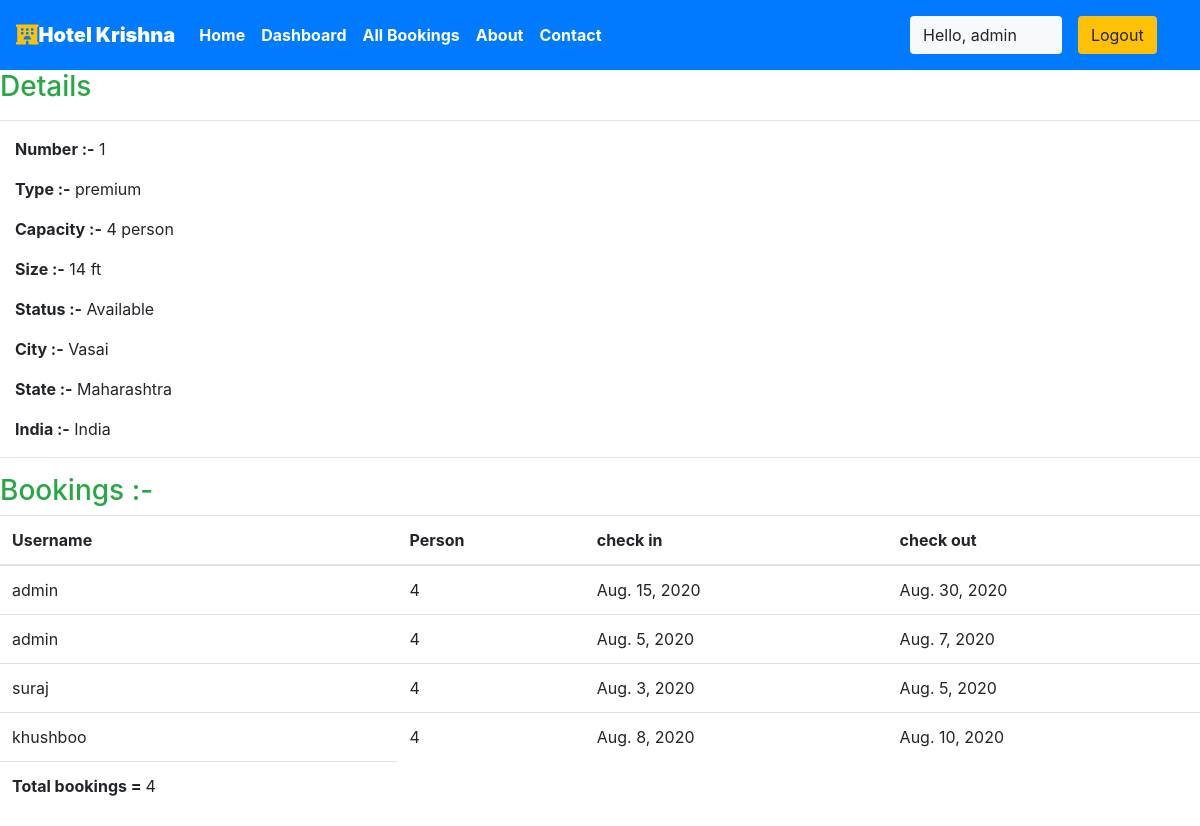
The app's page /staff/panel/view-room?roomid=1 (signed in) with its own data.
### krishna/models.py (models this page shows, shortened)
class Rooms(models.Model):
    ROOM_STATUS = (
    ("1", "available"),
    ("2", "not available"),
    )
    ROOM_TYPE = (
    ("1", "premium"),
    ("2", "deluxe"),
    ("3","basic"),
    )
    room_type = models.CharField(max_length=50,choices = ROOM_TYPE)
    capacity = models.IntegerField()
    price = models.IntegerField()
    size = models.IntegerField()
    hotel = models.ForeignKey(Hotels, on_delete = models.CASCADE)
    status = models.CharField(choices =ROOM_STATUS,max_length = 15)
    roomnumber = models.IntegerField()

class Hotels(models.Model):
    name = models.CharField(max_length=30,default="krishna")
    owner = models.CharField(max_length=20)
    location = models.CharField(max_length=50)
    state = models.CharField(max_length=50,default="maharashtra")
    country = models.CharField(max_length=50,default="india")

class Reservation(models.Model):
    check_in = models.DateField(auto_now =False)
    check_out = models.DateField()
    room = models.ForeignKey(Rooms, on_delete = models.CASCADE)
    guest = models.ForeignKey(User, on_delete= models.CASCADE)
    booking_id = models.CharField(max_length=100,default="null")

### krishna/views.py (the view)
# urls.py: path('staff/panel/view-room', views.view_room),
@login_required(login_url='/staff')
def view_room(request):
    room_id = request.GET['roomid']
    room = Rooms.objects.all().get(id=room_id)
    reservation = Reservation.objects.all().filter(room=room)
    return HttpResponse(render(request,'staff/viewroom.html',{'room':room,'reservations':reservation}))

### templates/staff/viewroom.html
 {% extends 'basic.html' %} {% block title %}View Room {% endblock title %} {% block body %}
<h3 class="text-success"> Details</h3>
<hr>
<div class="container mx-0 ">
    <p><b>Number :-</b> {{room.roomnumber}}</p>
    <p><b>Type :-</b> {{room.get_room_type_display}}</p>
    <p><b>Capacity :-</b> {{room.capacity}} person</p>
    <p><b>Size :-</b> {{room.size}} ft</p>
    <p><b>Status :-</b> {{room.get_status_display| capfirst}} </p>
    <p><b>City :-</b> {{room.hotel.location| capfirst}} </p>
    <p><b>State :-</b> {{room.hotel.state| capfirst}} </p>
    <p><b>India :-</b> {{room.hotel.country| capfirst}} </p>
</div>
<hr> {% if reservations %}
<h3 class="text-success">Bookings :-</h3>
<table class="table">
    <thead>
        <th>Username</th>
        <th>Person</th>
        <th>check in</th>
        <th>check out</th>
    </thead>
    {% for each_detail in reservations %}
    <tr>
        <td>{{each_detail.guest.username}}</td>
        <td>{{each_detail.room.capacity}}</td>
        <td>{{each_detail.check_in}}</td>
        <td>{{each_detail.check_out}}</td>
    </tr>
    {% endfor %}
    <tr>
        <td><b>Total bookings = </b>{{reservations | length}}</td>
    </tr>
</table>
{% else %}
<p>No details found</p>
{% endif %} {% endblock body %}

### templates/basic.html (shortened to what this page needs)
{% load static %}
<!DOCTYPE html>
<!DOCTYPE html>
<html lang="en">
<head>
    <link rel="stylesheet" href="https://use.fontawesome.com/releases/v5.7.0/css/all.css">
    <link rel="stylesheet" href="{% static 'bootstrap\bootstrap.css' %}">
    <link rel="stylesheet" href="https://maxcdn.bootstrapcdn.com/bootstrap/4.5.0/css/bootstrap.min.css" >
</head>
<body style="dbackground-image: url('https://source.unsplash.com/random');height: 100%;">
    <div class="container-fluid px-0">
        <nav class="navbar navbar-expand-lg navbar-dark bg-primary font-weight-bold">
            <a class="navbar-brand text-bold bg-black " href="/"><i class="fas fa-hotel text-warning"></i><b>Hotel Krishna</b></a>
            <div class="collapse navbar-collapse " id="navbarSupportedContent">
                <ul class="navbar-nav mr-auto ">
                    <li class="nav-item active">
                        <a class="nav-link text-bold " href="/home"> Home</a>
                    </li>
                    {% if user.is_staff %}
                    <li class="nav-item active">
                        <a class="nav-link text-bold" href="/staff/panel">Dashboard </a>
                    </li>
                    {% elif user.is_staff == False and user.is_authenticated %}
                    <li class="nav-item active">
                            <a class="nav-link text-bold" href="/user/bookings">My Bookings </a>
                        </li>
                    {% endif %}
                    {% if user.is_staff %}
                    <li class="nav-item active">
                            <a class="nav-link text-bold" href="/staff/allbookings">All Bookings </a>
                        </li>
                    {% endif %}
                    <li class="nav-item active">
                        <a class="nav-link text-bold" href="/about">About</a>
                    </li>
                    <li class="nav-item active">
                        <a class="nav-link text-bold" href="/contact">Contact </a>
                    </li>
                </ul>
                {% if user.is_authenticated %}
                      <button class="btn btn-group bg-light" data-toggle="modal" data-target="#forlogin">
                       Hello, {{request.user}}
                       <a href="/logout" class="nav-link">
                    <button class="btn btn-group bg-warning" data-toggle="modal" data-target="#forlogin">
                        Logout
                    </button></a>&nbsp; &nbsp;
                    </button>
                {% endif %}
            </div>
        </nav>
    </div>
    {% block body %}
    {% endblock body %}
</body>
</html>

### templates/basic.html (style rules this page uses)
a { text-decoration: none; }

### records on screen
Rooms: roomnumber "1", room_type "premium", capacity "4", size "14", status "Available", hotel.location "Vasai", hotel.state "Maharashtra", hotel.country "India"
Reservation: guest.username "admin", room.capacity "4", check_in "Aug. 15, 2020", check_out "Aug. 30, 2020"
Reservation: guest.username "admin", room.capacity "4", check_in "Aug. 5, 2020", check_out "Aug. 7, 2020"
Reservation: guest.username "suraj", room.capacity "4", check_in "Aug. 3, 2020", check_out "Aug. 5, 2020"
Reservation: guest.username "khushboo", room.capacity "4", check_in "Aug. 8, 2020", check_out "Aug. 10, 2020"

### other values on screen
{{ request.user }} "admin"
{{ reservations | length }} "4"
